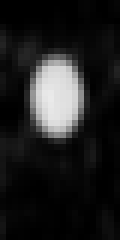
#> input picture data/2D/test.tif, 20 x 40 px, found by its file name (shown 6 times larger)
$ python snake_2D.py
#> lines starting #> are read from the running program, lines starting #| are printed output that depends on the picture; after the words box and inside, x2 and y2 are one past the last pixel; in counts of white or black regions, pixels touching at a corner belong together; long printed decimals are rounded
import cv2 as cv
import tifffile
import numpy as np
import glob
from skimage import morphology, filters
from matplotlib import pyplot as plt
from mpl_toolkits.mplot3d import Axes3D
from matplotlib import cm
from functools import partial
from scipy import optimize, ndimage
from scipy.ndimage import filters as ndfilter
from PIL import Image
import queue
import copy
import math
import time
import random

def getCircleContour(centre=(0, 0), radius=(1, 1), N=200):
    """
    以参数方程的形式，获取n个离散点围成的圆形/椭圆形轮廓
    输入：中心centre=（x0, y0）, 半轴长radius=(a, b)， 离散点数N
    输出：由离散点坐标(x, y)组成的2xN矩阵
    """
    t = np.linspace(0, 2 * np.pi, N)
    # noise = np.random.randint(1, 5, (t.shape[0],))
    noise = 0
    x = centre[0] + radius[0] * np.cos(t) + noise
    y = centre[1] + radius[1] * np.sin(t) + noise

    return np.array([x, y])


def o_distance(point_A, point_B):
    distance = math.sqrt((point_A[0][0] - point_B[0][0]) ** 2 + (point_A[0][1] - point_B[0][1]) ** 2 + (
                point_A[0][2] - point_B[0][2]) ** 2)
    return distance

# 不重要
# 初始化：获取在当前点，对应方向的圆  （一圈点）
def get_centerline_circle_2D(centerline_x, centerline_y, r):
    theta = np.arange(0.001, 2 * np.pi, 1 / r)

    circle_x = np.zeros([theta.shape[0], 1])
    circle_y = np.zeros([theta.shape[0], 1])

    for i in range(theta.shape[0]):
        circle_x[i][0] = centerline_x + r * np.sin(theta[i])
        circle_y[i][0] = centerline_y + r * np.cos(theta[i])

    return circle_x, circle_y

# x,y,r 的关系
def R_kernal(x_pos, y_pos, radius):
    return (x_pos ** 2 + y_pos ** 2) / radius ** 2

# K kernel的表达式
def K_kernal(x_pos, y_pos, radius):
    result = (2 - R_kernal(x_pos, y_pos, radius)) * np.exp(-R_kernal(x_pos, y_pos, radius) / 2) #/ (radius**2)
    return result

# K kernel的导数的表达式
def K_kernal_jac(x_pos, y_pos, radius):
    result = (4* R_kernal(x_pos, y_pos, radius) - R_kernal(x_pos, y_pos, radius)**2) * np.exp(-R_kernal(x_pos, y_pos, radius) / 2) / radius
    return result

# 外部能量项的 offset项，确认无问题
def snake_energy_2D_offset(flattened_pts, img_org, img_grad):
    pts = np.reshape(flattened_pts, (int(len(flattened_pts) / 3), 3))
    pts_x = pts[0][0]
    pts_y = pts[0][1]
    pts_r = pts[0][2]

    # 新的参数方程
    theta = np.arange(1e-5, 2 * np.pi, 1 / pts_r + 1e-5)
    cl_x = np.zeros([theta.shape[0], 1])
    cl_y = np.zeros([theta.shape[0], 1])

    cl_x[:, 0] = pts_x + pts_r * np.sin(theta)
    cl_y[:, 0] = pts_y + pts_r * np.cos(theta)

    # 外部能量项 offset
    dist_vals_x = ndimage.interpolation.map_coordinates(img_grad[0], [cl_y, cl_x], order=1)
    dist_vals_y = ndimage.interpolation.map_coordinates(img_grad[1], [cl_y, cl_x], order=1)

    o_x = np.sin(theta)
    o_y = np.cos(theta)
    external_energy_offset = np.sum(dist_vals_x[:, 0] * o_x + dist_vals_y[:, 0] * o_y) / (theta.shape[0] + 1e-5)

    return external_energy_offset


# 外部能量项的central项  主要看这个
def snake_energy_2D_central(flattened_pts, img_org, img_grad):
    pts = np.reshape(flattened_pts, (int(len(flattened_pts) / 3), 3))
    pts_x = pts[0][0]
    pts_y = pts[0][1]
    pts_r = pts[0][2]

    X = np.arange(-3.0 * pts_r, 3.0 * pts_r, 3 / np.pi + 1e-5)
    Y = np.arange(-3.0 * pts_r, 3.0 * pts_r, 3 / np.pi + 1e-5)
    X_mesh, Y_mesh = np.meshgrid(X, Y)

    X_new = pts_x + X_mesh
    Y_new = pts_y + Y_mesh

    dist_vals_img_org_new_mesh = ndimage.interpolation.map_coordinates(img_org, [Y_new, X_new], order=1)
    K_value = K_kernal(X_mesh, Y_mesh, pts_r)
    for i in range(X_mesh.shape[0]):
        for j in range(X_mesh.shape[1]):
            # 3R 范围内
            if math.sqrt((X_mesh[i][j]) ** 2 + (Y_mesh[i][j]) ** 2) > 3 * pts_r:
                K_value[i][j] = 0
    external_energy_central = - np.mean(K_value * dist_vals_img_org_new_mesh)

    return external_energy_central

# 整体的能量项函数
def snake_energy_2D_new(flattened_pts, img_org, img_grad, lambda_ = 0.3):

    external_energy_offset = snake_energy_2D_offset(flattened_pts, img_org, img_grad)
    external_energy_central = snake_energy_2D_central(flattened_pts, img_org, img_grad)

    external_energy = lambda_ * external_energy_offset + (1 - lambda_) * external_energy_central
    print('Offset: %f  Central: %f  ' % ((lambda_ * external_energy_offset), ((1 - lambda_) * external_energy_central)))

    return external_energy


# 重要
# 理论计算的梯度
def snake_energy_2D_jac(flattened_pts, img_org, img_grad, img_jac,lambda_ = 0.3):
    np.set_printoptions(suppress=True)
    der = np.zeros_like(flattened_pts)

    pts = np.reshape(flattened_pts, (int(len(flattened_pts) / 3), 3))
    pts_x = pts[0][0]
    pts_y = pts[0][1]
    pts_r = pts[0][2]

    # 新的参数方程
    theta = np.arange(1e-5, 2 * np.pi, 1 / pts_r + 1e-5)

    cl_x = np.zeros([theta.shape[0], 1])
    cl_y = np.zeros([theta.shape[0], 1])
    cl_x[:, 0] = pts_x + pts_r * np.sin(theta)
    cl_y[:, 0] = pts_y + pts_r * np.cos(theta)

    dist_vals_jac = np.zeros([2, 2, theta.shape[0],1])
    dist_vals_jac[0][0] = ndimage.interpolation.map_coordinates(img_jac[0][0], [cl_y, cl_x], order=1)
    dist_vals_jac[1][0] = ndimage.interpolation.map_coordinates(img_jac[1][0], [cl_y, cl_x], order=1)
    dist_vals_jac[0][1] = ndimage.interpolation.map_coordinates(img_jac[0][1], [cl_y, cl_x], order=1)
    dist_vals_jac[1][1] = ndimage.interpolation.map_coordinates(img_jac[1][1], [cl_y, cl_x], order=1)

    dist_vals_jac = dist_vals_jac.astype(np.float64)

    o = np.zeros([2, theta.shape[0]])
    o[0] = np.sin(theta)
    o[1] = np.cos(theta)

    temp_jac = np.zeros([theta.shape[0], 2])
    for i in range(theta.shape[0]):
        temp_jac[i] = dist_vals_jac[:, :, i, 0] @ o[:,i]
    temp_jac_r = np.zeros([theta.shape[0]])
    for i in range(theta.shape[0]):
        temp_jac_r[i] = o[:,i] @ dist_vals_jac[:, :, i, 0] @ o[:,i]

    der[0] += lambda_ * np.mean(temp_jac[:,0])
    der[1] += lambda_ * np.mean(temp_jac[:,1])
    der[2] += lambda_ * np.mean(temp_jac_r)

    # print("================== central test ========================")
    X = np.arange(-3.0 * pts_r, 3.0 * pts_r, 3 / np.pi + 1e-5)
    Y = np.arange(-3.0 * pts_r, 3.0 * pts_r, 3 / np.pi + 1e-5)
    X_mesh, Y_mesh = np.meshgrid(X, Y)

    X_new_mesh = pts_x + X_mesh
    Y_new_mesh = pts_y + Y_mesh

    dist_vals_img_org_new_y = ndimage.interpolation.map_coordinates(img_grad[0], [Y_new_mesh, X_new_mesh], order=1)
    dist_vals_img_org_new_x = ndimage.interpolation.map_coordinates(img_grad[1], [Y_new_mesh, X_new_mesh], order=1)
    dist_vals_img_org = ndimage.interpolation.map_coordinates(img_org, [Y_new_mesh, X_new_mesh], order=1)

    K_value = K_kernal(X_mesh, Y_mesh, pts_r)
    K_value_jac = K_kernal_jac(X_mesh, Y_mesh, pts_r)

    der[0] += - (1 - lambda_) * np.mean(K_value * dist_vals_img_org_new_y)
    der[1] += - (1 - lambda_) * np.mean(K_value * dist_vals_img_org_new_x)
    der[2] += - (1 - lambda_) * np.mean(K_value_jac * dist_vals_img_org)# + K_value * dist_vals_img_org_jac

    return der

# 构建目标函数的优化方式
def fit_snake_2D(pts, img_org, img_grad, img_jac, lambda_ = 0.3):
    # optimize
    begin_time = time.time()
    cost_function = partial(snake_energy_2D_new, img_org=img_org, img_grad=img_grad,lambda_ = 0.3)
    cost_function_jac = partial(snake_energy_2D_jac, img_org=img_org, img_grad=img_grad, img_jac = img_jac,lambda_ = 0.3)

    res = optimize.minimize(cost_function, pts.ravel(), method='SLSQP', jac=cost_function_jac, options={'disp': True})

    end_time = time.time()
    print(res)
    print(res.fun)
    print('共耗时： %f' % (end_time-begin_time))
    optimal_pts = np.reshape(res.x, (int(len(res.x) / 3), 3))

    return optimal_pts


def cal_2d_image_grad(img_org, dim):
    # dim = 0 1 2  z x y
    img_org = img_org.astype(np.int16)
    img_grad = np.zeros_like(img_org)

    x_shape, y_shape = img_org.shape

    if dim == 1:
        img_grad[0, :] = img_org[1, :] - img_org[0, :]
        for i in range(1, x_shape-1):
            img_grad[i,:] = (img_org[i+1,:] - img_org[i-1,:])/2
        img_grad[x_shape-1,:] = img_org[x_shape-1,:] - img_org[x_shape-2,:]
    if dim == 2:
        img_grad[:, 0] = img_org[:, 1] - img_org[:, 0]
        for i in range(y_shape - 1):
            img_grad[:,i] = (img_org[:,i + 1] - img_org[:,i-1])/2
        img_grad[:,y_shape - 1] = img_org[:,y_shape - 1] - img_org[:,y_shape - 2]
    return img_grad


def snake_2D(org_img_dir,init_pos,init_r,lambda_,show_result=False):

#> called with org_img_dir = 'data/2D/test.tif', init_r = 6.52, lambda_ = 0.3, show_result = True
    img_org = tifffile.imread(org_img_dir)
#> img_org is the input picture: shape (40, 20); min 0, max 234, mean 31.2

    # 获取图像梯度
    img_grad = np.zeros([2, img_org.shape[0], img_org.shape[1]])
    img_jac = np.zeros([2, 2, img_org.shape[0], img_org.shape[1]])

    img_grad[0] = cal_2d_image_grad(img_org, 2) # y方向导数
#> after the loop in cal_2d_image_grad, `for i in range(y_shape - 1):`:
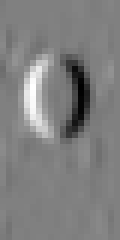
#> img_grad: shape (40, 20) int16 (shown 6 times larger); min -91, max 90, mean -0.1; drawn with min black and max white
#> in cal_2d_image_grad, `img_grad[:,y_shape - 1] = img_org[:,y_shape - 1] - img_org[:,y_shape -..`: img_grad: shape (40, 20) int16; 5% of pixels changed, all inside (x1, y1, x2, y2) = (19, 0, 20, 40)
    img_grad[1] = cal_2d_image_grad(img_org, 1) # x方向导数
#> call 2 of cal_2d_image_grad, with dim = 1
#> after the loop in cal_2d_image_grad (call 2), `for i in range(1, x_shape-1):`:
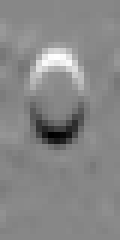
#> img_grad: shape (40, 20) int16 (shown 6 times larger); min -78, max 69, mean 0.1; drawn with min black and max white
#> in cal_2d_image_grad (call 2), `img_grad[x_shape-1,:] = img_org[x_shape-1,:] - img_org[x_shape-2,:]`: img_grad: shape (40, 20) int16; 1.5% of pixels changed, all inside (x1, y1, x2, y2) = (0, 39, 20, 40)

    img_jac[0][0] = cal_2d_image_grad(img_grad[0], 2)  # yy方向导数
#> call 3 of cal_2d_image_grad, with dim = 2
#> after the loop in cal_2d_image_grad (call 3), `for i in range(y_shape - 1):`:
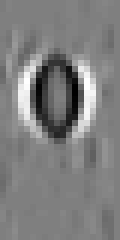
#> img_grad: shape (40, 20) int16 (shown 6 times larger); min -41, max 41, mean 0; drawn with min black and max white
#> in cal_2d_image_grad (call 3), `img_grad[:,y_shape - 1] = img_org[:,y_shape - 1] - img_org[:,y_shape -..`: img_grad: shape (40, 20) int16; 4% of pixels changed, all inside (x1, y1, x2, y2) = (19, 3, 20, 40)
    img_jac[1][0] = cal_2d_image_grad(img_grad[1], 2)  # xy方向导数
#> call 4 of cal_2d_image_grad, with dim = 2
#> in cal_2d_image_grad (call 4), `img_grad[:, 0] = img_org[:, 1] - img_org[:, 0]`:
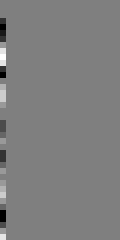
#> img_grad: shape (40, 20) int16 (shown 6 times larger); min -5, max 5, mean -0.0138; drawn with min black and max white
#> after the loop in cal_2d_image_grad (call 4), `for i in range(y_shape - 1):`:
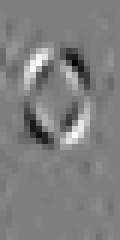
#> img_grad: shape (40, 20) int16 (shown 6 times larger); min -30, max 30, mean 0; drawn with min black and max white
    img_jac[0][1] = cal_2d_image_grad(img_grad[0], 1)  # yx方向导数
#> in cal_2d_image_grad (call 5), `img_grad[x_shape-1,:] = img_org[x_shape-1,:] - img_org[x_shape-2,:]`: img_grad: shape (40, 20) int16; min -30, max 29, mean 0
    img_jac[1][1] = cal_2d_image_grad(img_grad[1], 1)  # xx方向导数
#> in cal_2d_image_grad (call 6), `img_grad[0, :] = img_org[1, :] - img_org[0, :]`: img_grad: shape (40, 20) int16; every value is 0
#> after the loop in cal_2d_image_grad (call 6), `for i in range(1, x_shape-1):`:
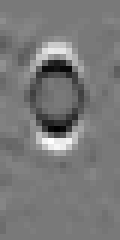
#> img_grad: shape (40, 20) int16 (shown 6 times larger); min -30, max 33, mean 0; drawn with min black and max white
#> in cal_2d_image_grad (call 6), `img_grad[x_shape-1,:] = img_org[x_shape-1,:] - img_org[x_shape-2,:]`: img_grad: shape (40, 20) int16; 1.38% of pixels changed, all inside (x1, y1, x2, y2) = (0, 39, 18, 40)

    img_org = img_org.astype(np.float64)
    img_grad = img_grad.astype(np.float64)
    img_jac = img_jac.astype(np.float64)


    # 获取原始轮廓参数方程
    print("计算初始法平面")

    r = float(init_r)
    init_x = float(init_pos[0])
    init_y = float(init_pos[1])

    circle_x, circle_y = get_centerline_circle_2D(init_x - 1, init_y - 1, r)
    pos_r_opt = np.zeros([3, 1])
    pos_r_opt[0][0] = init_x - 1
    pos_r_opt[1][0] = init_y - 1
    pos_r_opt[2][0] = r

    # 优化过程
    snake_opt = fit_snake_2D(pos_r_opt, img_org, img_grad, img_jac, float(lambda_))
#| Optimization terminated successfully    (Exit mode 0)
#|             Current function value: -34.601
#|             Iterations: 17
#|             Function evaluations: 113
#|             Gradient evaluations: 17
#> in fit_snake_2D, `res = optimize.minimize(cost_function, pts.ravel(), method='SLSQP', ja..`: res = 9 items
#|  message: Optimization terminated successfully
#|  success: True
#|   status: 0
#|      fun: -34.601
#|        x: [ 8.951e+00  1.514e+01  4.616e+00]
#|      nit: 17
#|      jac: [-3.422e-01 -5.435e-01 -7.940e+00]
#|     nfev: 113
#|     njev: 17
#| -34.601
#> in fit_snake_2D, `optimal_pts = np.reshape(res.x, (int(len(res.x) / 3), 3))`: optimal_pts = [[8.95, 15.14, 4.62]]
#> snake_opt = [[8.95, 15.14, 4.62]]
    print("优化前：")
    print(pos_r_opt)
    print("优化后：")
    print(snake_opt)
#| [[ 8.951 15.141  4.616]]

    circle_x_new, circle_y_new = get_centerline_circle_2D(snake_opt[0][0], snake_opt[0][1], snake_opt[0][2])
#> circle_x_new = 29 values, max 13.56 at index 7, min 4.34 at index 22, mean 8.95; circle_y_new = 29 values, max 19.76 at index 0, min 10.55 at index 14, mean 15.14

    if show_result:
        ax = plt.figure()
        ax.add_subplot(2, 2, 1)
        plt.imshow(img_grad[0], cmap=plt.cm.gray)
        ax.add_subplot(2, 2, 2)
        plt.imshow(img_grad[1], cmap=plt.cm.gray)

        ax.add_subplot(2, 2, 3)
        plt.imshow(img_org, cmap=plt.cm.gray)
        plt.scatter(init_x - 1, init_y - 1, marker='o', c='g')
        plt.scatter(circle_x[:, 0], circle_y[:, 0], s=4, color='salmon')

        plt.scatter(snake_opt[0][0], snake_opt[0][1], marker='o', c='b')
        plt.scatter(circle_x_new[:, 0], circle_y_new[:, 0], s=4, color='red')

        plt.xlabel("x")
        plt.ylabel("y")
        plt.show()
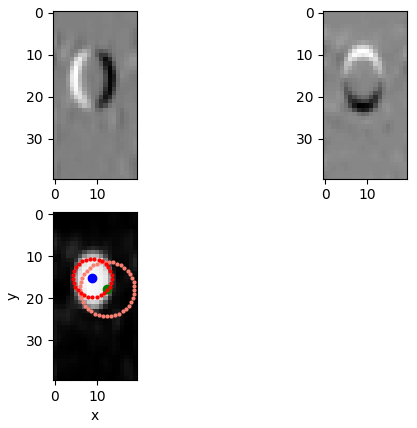
#> figure drawn by matplotlib, 3 panels


def test():
    fig = plt.figure()
    ax = fig.add_subplot(111, projection='3d')
    # Make data.
    X = np.arange(-24, 24, 1)
    Y = np.arange(-24, 24, 1)
    X, Y = np.meshgrid(X, Y)
    r = 8
    R = K_kernal(X, Y, r)

    surf = ax.plot_surface(X, Y, R, cmap=cm.coolwarm, linewidth=0, antialiased=False)
    fig.colorbar(surf, shrink=0.5, aspect=5)

    plt.show()


if __name__ == "__main__":
    org_img_dir = 'data/2D/test.tif'
    init_x = random.uniform(5, 15)
    init_y = random.uniform(15, 20)

    init_pos = [init_x,init_y]
    init_r = random.uniform(4, 10)
    snake_2D(org_img_dir,init_pos,init_r,lambda_ = 0.3,show_result=True)
